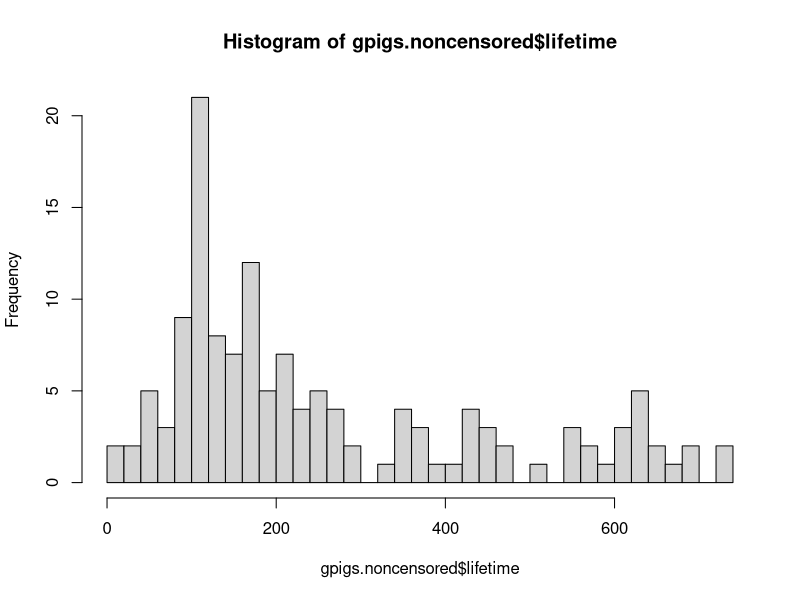

The R script that drew this image: (Note: this script raises an error after producing the figure.)
gpigs <- read.table("surv.gpigs.txt", header = T, sep = ";")
gpigs.noncensored <- gpigs[gpigs$censored == 0,]

gpigs.mc <- gpigs.noncensored$lifetime[gpigs.noncensored$regime == "M_C"]
gpigs.mc.with_censored <- gpigs$lifetime[gpigs$regime == "M_C"]
gpigs.m43 <- gpigs.noncensored$lifetime[gpigs.noncensored$regime == "M_4.3"]

summary(gpigs.mc)
summary(gpigs.mc.with_censored) # on garde celui-là
summary(gpigs.m43)

hist(gpigs.noncensored$lifetime, breaks = 26)

dloglogis <- function(x, beta, alpha) {
  res <- (beta/alpha) * (x/alpha)^(beta-1)*(1+(x/alpha)^beta)^-2
  return(res)
}

ploglogis <- function(q, alpha, beta) {
  res <- 1 / (1 + (q/alpha)^beta)
  return(res)
}

qloglogis <- function(p, alpha, beta) {
  res <- alpha * ((1/p) - 1)^(1/beta)
  return(res)
}


library(fitdistrplus)
# MC regime
fw <- fitdist(gpigs.mc, "loglogis", method = "mle", start=list(alpha=10, beta=5))
fw$estimate
denscomp(list(fw), main = "MC regime")

# M4.3 regime
fw <- fitdist(gpigs.noncensored$lifetime[gpigs.noncensored$regime == "M_4.3"], "loglogis", method = "mle", start=list(alpha=10, beta=5))
fw$estimate
denscomp(list(fw), main = "M4.3 regime")
